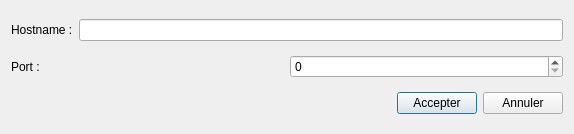
<?xml version="1.0" encoding="UTF-8"?>
<ui version="4.0">
 <class>Chatconnection</class>
 <widget class="QDialog" name="Chatconnection">
  <property name="geometry">
   <rect>
    <x>0</x>
    <y>0</y>
    <width>574</width>
    <height>134</height>
   </rect>
  </property>
  <property name="windowTitle">
   <string>Dialog</string>
  </property>
  <layout class="QVBoxLayout" name="verticalLayout">
   <item>
    <layout class="QHBoxLayout" name="horizontalLayout">
     <item>
      <widget class="QLabel" name="label">
       <property name="text">
        <string>Hostname :</string>
       </property>
      </widget>
     </item>
     <item>
      <widget class="QLineEdit" name="hostname"/>
     </item>
    </layout>
   </item>
   <item>
    <layout class="QHBoxLayout" name="horizontalLayout_2">
     <item>
      <widget class="QLabel" name="label_2">
       <property name="text">
        <string>Port :</string>
       </property>
      </widget>
     </item>
     <item>
      <widget class="QSpinBox" name="port">
       <property name="maximum">
        <number>99999999</number>
       </property>
      </widget>
     </item>
    </layout>
   </item>
   <item>
    <layout class="QHBoxLayout" name="horizontalLayout_3">
     <item>
      <spacer name="horizontalSpacer">
       <property name="orientation">
        <enum>Qt::Horizontal</enum>
       </property>
       <property name="sizeHint" stdset="0">
        <size>
         <width>40</width>
         <height>20</height>
        </size>
       </property>
      </spacer>
     </item>
     <item>
      <widget class="QPushButton" name="accepter">
       <property name="text">
        <string>Accepter</string>
       </property>
      </widget>
     </item>
     <item>
      <widget class="QPushButton" name="annuler">
       <property name="text">
        <string>Annuler</string>
       </property>
      </widget>
     </item>
    </layout>
   </item>
  </layout>
 </widget>
 <resources/>
 <connections/>
</ui>
